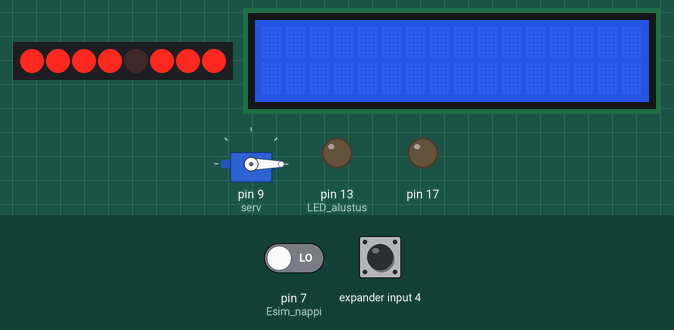
A sketch run on a simulated Arduino Uno, built with avr-gcc and run on an emulated ATmega328P. On the bench: 8 port-expander outputs drawn as a row of LEDs (first output left, lit = HIGH), servo, 16×2 character LCD, output pins drawn as LEDs (lit = HIGH). Wiring (inferred from the names in the program): PCF8574 port expander at I2C address 0x23. Wiring (inferred from the signals the program sends): row of LEDs: on Q0, Q1, Q2, Q3, Q4, Q5, Q6, Q7. The inputs (shaded band) are chosen by the test bench; at power-on: pin 7 (Esim_nappi) LOW, expander input 4 HIGH. What the sketch prints to the serial monitor is not drawn.

Above: at 1.2 s.
1.3 s: pin 7 (Esim_nappi) driven HIGH
At 1.84 s:
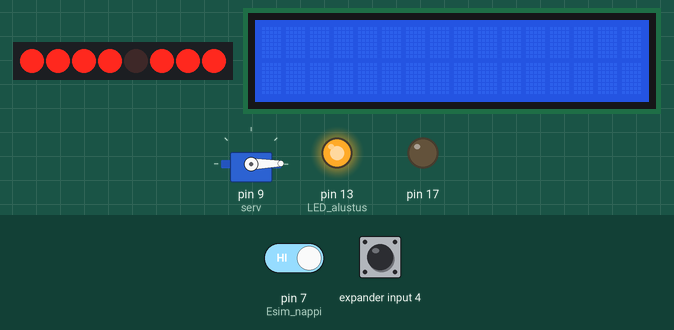
At 6.61 s:
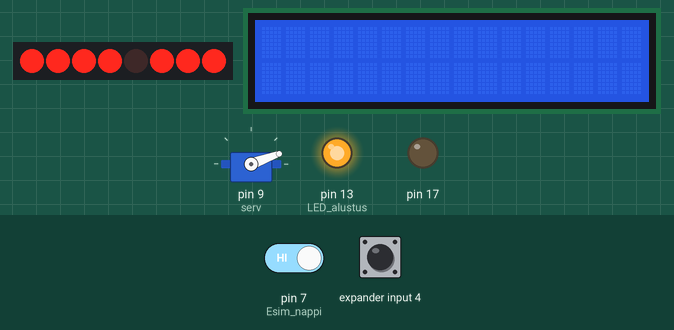
Timing chart, 0 to 18.2 s (numbered marks = the images above; inputs shaded):
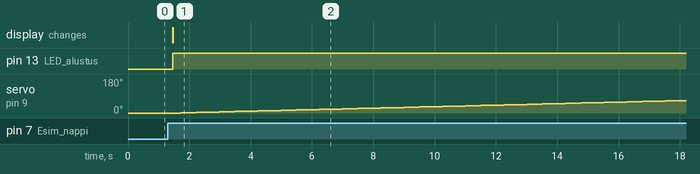

The sketch:

projekti.ino
```cpp
#include <Wire.h>
#include <Servo.h>
#include <LiquidCrystal.h>

#define Smin 0
#define Smax 89
int addr= 0x23; // kun kytketty GND
Servo serv;
LiquidCrystal lcd(12, 11, 5, 4, 3, 2);

void setup() {
  Serial.begin(9600);
  serv.attach(9); // servo alustus
  serv.write(Smin); // servo alkutilaan
  pinMode(13, OUTPUT); // LED alustus
  digitalWrite(13, LOW);// LED pois päältä
  lcd.begin(16,2);
  pinMode(7,INPUT); // Esim nappi (mittauksen käynnistys)
  Wire.begin();
  I2Cwrite(1);
  pinMode(17,OUTPUT); // 17=A3 Unolla
  digitalWrite(17,LOW); // kun kytketty GND
  I2Cwrite(0x10); // valitaan moodi
}
void I2Cwrite(int data){
  Wire.beginTransmission(addr);
  Wire.write(data);
  Wire.endTransmission();
}
unsigned int I2Cread(){
  Wire.beginTransmission(addr);
  Wire.requestFrom(addr, 2);
  unsigned int intensity = Wire.read();
  intensity <<= 8;
  intensity += Wire.read();
  Wire.endTransmission();
  delay(200);
  return intensity;
}
char i = 0;
char kaanna(){
  serv.write(i);
  delay(50);
  i++;
  if (i>Smax)
    return -1;
}
char progress;
char aloitus(){
  if (digitalRead(7)==HIGH){
    digitalWrite(13, HIGH);// LED päälle
    progress=0;
    lcd.setCursor(0,0);
    lcd.print(progress);
    return 1;
  }
}

void mittaus(unsigned int Noise){
  char t=1;
  while (t!=-1){
    t=kaanna();
    Serial.println(I2Cread()-Noise);
    progress=i/Smax*100; // jos se näyttö niin kirjota progress näyttöön
    lcd.setCursor(0,0);
    lcd.print(progress);
    if (t==-1){
      i=0;
      digitalWrite(13,LOW);
    }
  }
}

void loop() {
  unsigned int NInt = I2Cread(); // tausta kirkkaus
  if (aloitus()==1)
    mittaus(NInt);
}
```

Measured:
- after the input at 1.3 s, pin 13 (LED_alustus): LOW → HIGH after 0.17 s; servo on pin 9 (serv): moves from 0° to 66° over 16.3 s, starting after 0.42 s
